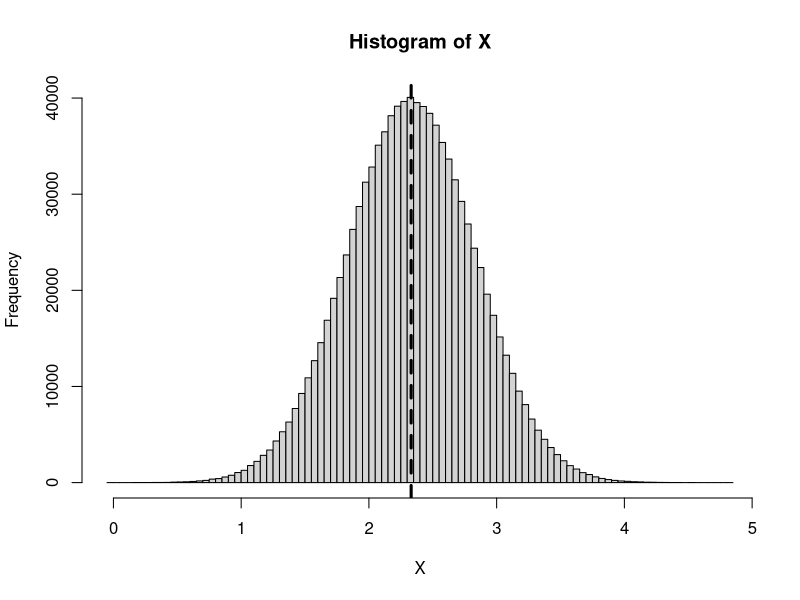
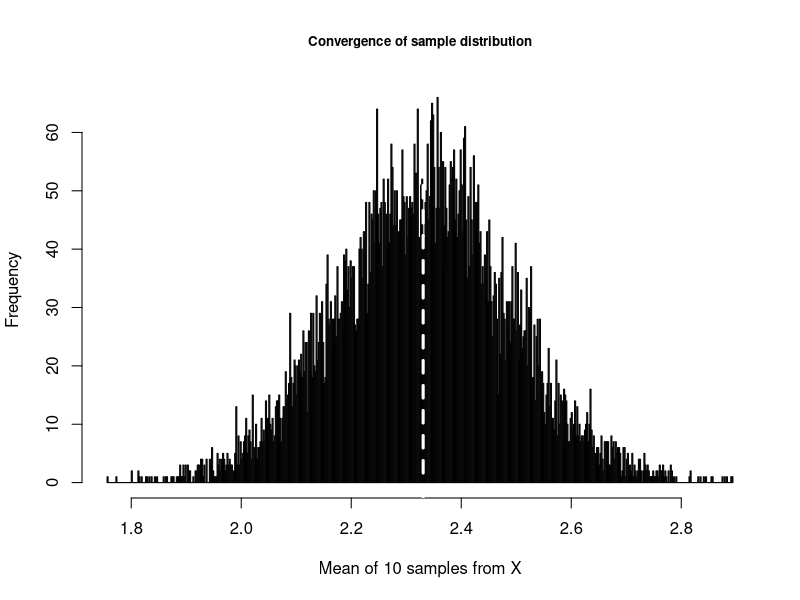
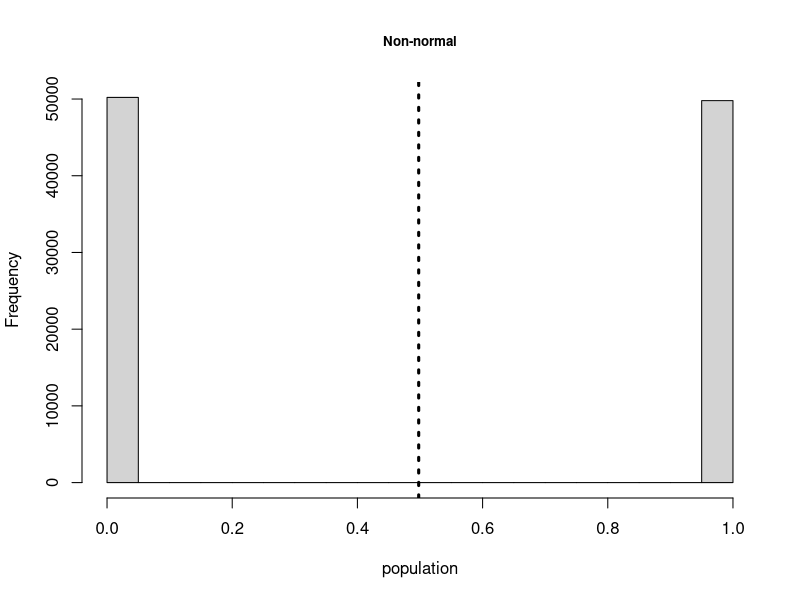
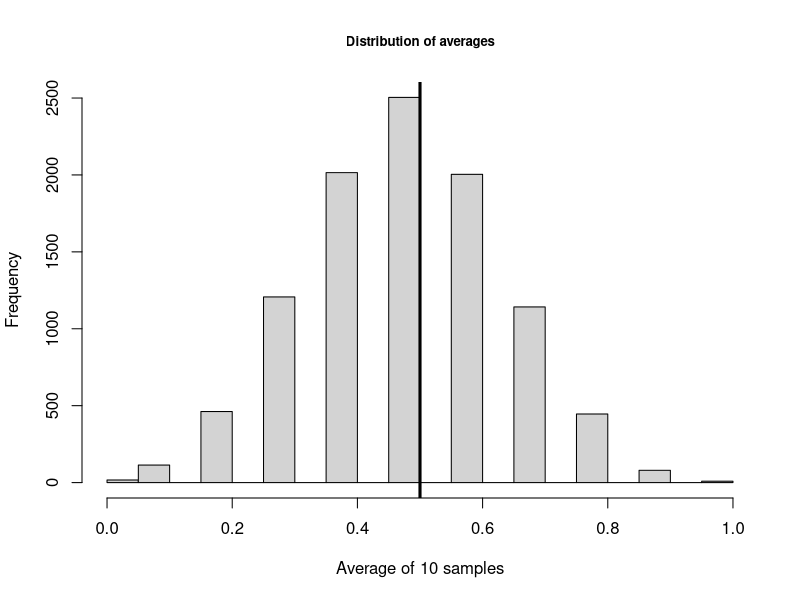
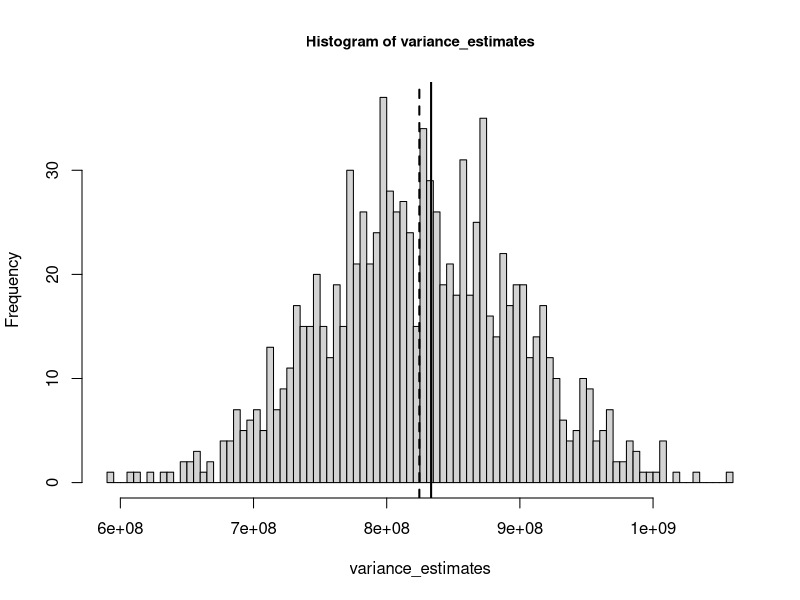
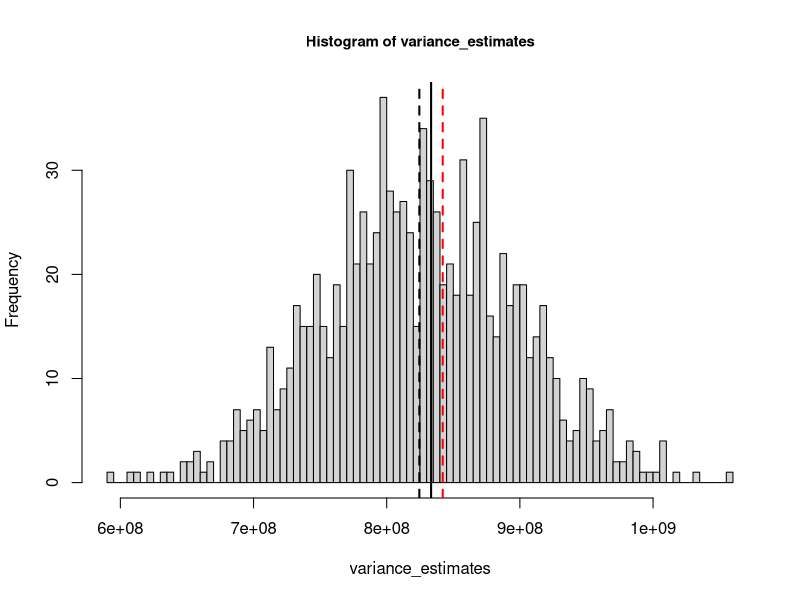
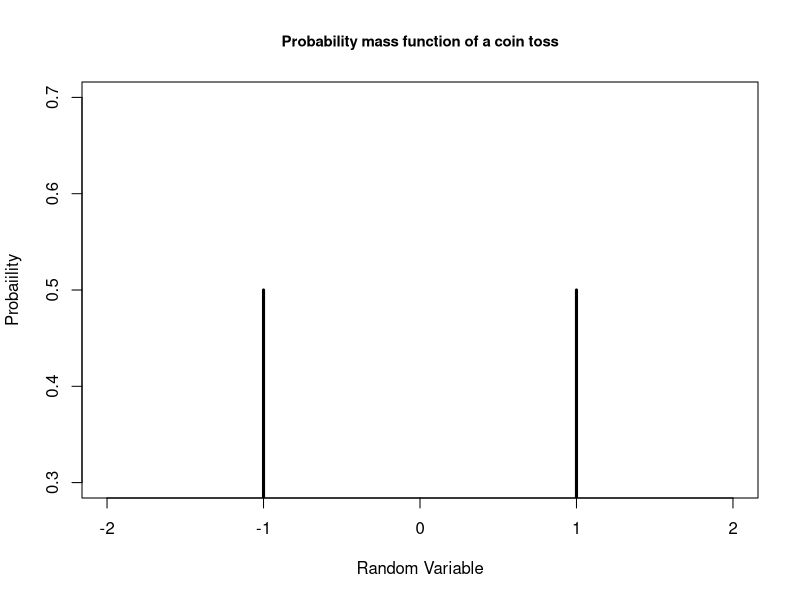

R code for these plots, in order:
#####################################################################
############# Fundamental Statistic and Probabilities ###############
#####################################################################


# Demonstration of the convergence property of the law of large numbers

# Create a population of 1,000,000 random numbers from a Gaussian distribution defined with mean=2.33 and sd=0.5
set.seed(100)
X <- rnorm(1000000, mean = 2.33, sd = 0.5)

mu <- mean(X)
df <- sd(X)

pdf("populationHist.pdf")
hist(X,breaks = 100)
abline(v = mu, lwd = 3, lty= 2)
dev.off()

sample5 <- sample(X, 5, replace=TRUE)
sample10 <- sample(X, 10, replace=TRUE)
sample50 <- sample(X, 50, replace=TRUE)

m5 <- mean(sample5)
m10 <- mean(sample10)
m50 <- mean(sample50)

m1000 <- mean(sample(X,1000, replace=TRUE))
m10000 <- mean(sample(X,10000, replace=TRUE))

# not only does taking larger samples converge the sample mean to the population (law of large numbers),
# taking repeat measurements from X with the same sample size also similarly improves the estimation (central limit theorem)
mean_list <- list()
for(i in 1 :10000) {
    mean_list[[i]] <- mean(sample(X,10, replace=TRUE))
}

pdf("centralLimitTheoremEx.pdf")
hist(unlist(mean_list),
     breaks   = 500,
     xlab     = "Mean of 10 samples from X",
     main     = "Convergence of sample distribution",
     cex.main = 0.8)

abline(v = mu, lwd = 3, col = "white", lty = 2)

dev.off()

# To see how strong the CLT can be on non normal distributions consider picking a population by repeatedly choosing a 1 or
# 0 with 50% probability
pdf("ctlOfBiModal1Or0Dist_pop.pdf")
population <- sample(c(0,1), 100000, replace=TRUE)
hist(population, main = "Non-normal", cex.main = 0.8)
abline(v= mean(population), lwd=3, lty=3)
dev.off()


# by repeatedly extracting samples of even just size 10 from this highly non normal distribution we still obtain a normal looking distribution for the sample mean
mean_list <- list()
for(i in 1:10000) {
    mean_list[[i]] <- mean(sample(population, 10, replace=TRUE))
}

pdf("ctlOfBiModal1Or0Dist_sampleMeans.pdf")
hist(unlist(mean_list), main = "Distribution of averages",
     cex.main = 0.8,
     xlab = "Average of 10 samples")
abline(v=0.5, lwd=3)
dev.off()

# Three properties of a good sample stat:
# 1) expected value of a sample stat should be equal to true population, the "bias" of an estimator measures this
# 2) The variance of the sample stat should be as small as possible, this is the "efficiency" of an estimator
# 3) The sample distribution should converge to the true population parameter as we increase the sample size, ie "consistency"

# Bias of an estimator variance illustration:
# formula for population variance:
population_variance <- function(x) {
    mean <- sum(x) / length(x)
    return(sum((x - mean)^2) / length(x))
}

# create a population
population <- as.numeric(1:100000)
variance <- population_variance(population)

variance <- population_variance(population)

# compute the variance repeatedly with a sample size of 100
output <- list()
for(i in 1:1000) {
    output[[i]] <- population_variance(sample(population, 100, replace = TRUE))
}

variance_estimates <- unlist(output)
pdf("varianceEstimates.pdf")
hist(variance_estimates, breaks=100, cex.main = 0.9)
average_variance <- mean(variance_estimates)
abline(v=average_variance, lty=2, lwd=2)
abline(v=variance, lwd=2)
dev.off()

# Using a little bit of outside knowledge could we
# find a different formula such that the distribuition's mean will be closer to the true population varince?
sample_variance <- function(x) {
    mean <- sum(x) / length(x)
    return(sum((x-mean)^2) / (length(x) - 1))
}

output <- list()
for(i in 1:1000) {
    output[[i]] <- sample_variance(sample(population, 10, replace=TRUE))
}

sample_variance_estimates <- unlist(output)
average_sample_variance <- mean(sample_variance_estimates)

pdf("improvedSampleVarianceEstimates.pdf")
hist(variance_estimates, breaks=100, cex.main = 0.9)
average_variance <- mean(variance_estimates)
abline(v=average_variance, lty=2, lwd=2)
abline(v=average_sample_variance, lty=2, lwd=2, col="red")
abline(v=variance, lwd=2)
dev.off()

# this improvement is not coincidental, see proof in sampleVarianceProof.pdf

# example probability distribution
pdf("coinTossProbailityMassFunction.pdf")
plot(c(-1,1), c(0.5, 0.5), type="h", lwd=3,
     xlim=c(-2,2), main = "Probability mass function of a coin toss",
     ylab="Probaiility",
     xlab="Random Variable",
     cex.main=0.9)
dev.off()

# coin toss simulation, fair
outcomes <- sample(c(0,1), 1000, replace=TRUE)


# biased coin sumulation
set.seed(101)
biased_outcomes <- sample(c(0,1), 1000, replace = TRUE, prob = c(0.4, 0.6))

# frequenstist estimation of the probaility
prob_estimate <- sum(biased_outcomes) / length(biased_outcomes)
